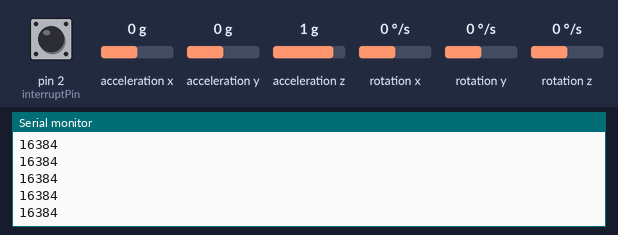
Recording of a sketch running on a simulated Arduino Uno, built with avr-gcc and run on an emulated ATmega328P. On the bench: the last lines printed to the serial monitor. Wiring (inferred from the names in the program): MPU-6050 motion sensor at I2C address 0x68. The inputs (shaded band) are chosen by the test bench; at power-on: acceleration x 0 g, acceleration y 0 g, acceleration z 1 g, pin 2 (interruptPin) LOW, rotation x 0 °/s, rotation y 0 °/s, rotation z 0 °/s. The sensor or clock chip raises its interrupt line as the real part does.

Above: at 1.7 s.
1.8 s: acceleration x set to -1.4 g
At 1.82 s:
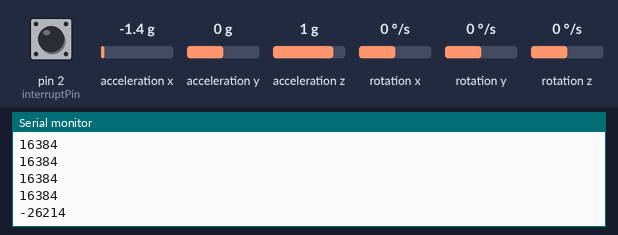
3.3 s: acceleration y set to -1.4 g
At 3.32 s:
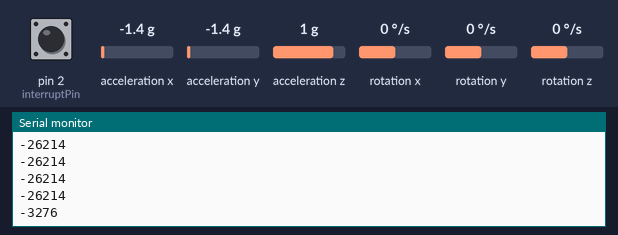
4.8 s: acceleration z set to -1.4 g
At 4.82 s:
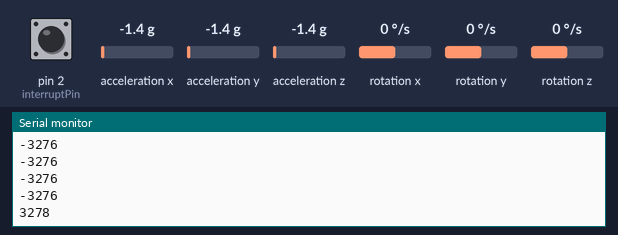
Timing chart, 0 to 7.8 s (numbered marks = the images above; inputs shaded):
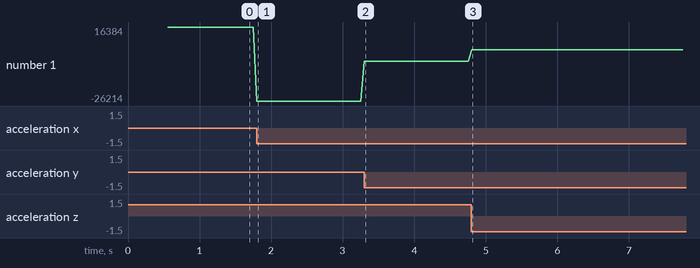

Measured:
- after the input at 1.8 s, the serial monitor: prints a new line at once (image 1)
- after the input at 3.3 s, the serial monitor: prints a new line at once (image 2)
- after the input at 4.8 s, the serial monitor: prints a new line at once (image 3)
- plotted number 1: 16384 → -26214 after the input at 1.8 s, -26214 → -3276 after the input at 3.3 s, -3276 → 3278 after the input at 4.8 s

The sketch:

IMUstarter.ino
```cpp
/********************************************************************************
** IMU starter code
*********************************************************************************/

// IMU Libraries
#include "I2Cdev.h"
#include "MPU6050_6Axis_MotionApps20.h"
#include "Wire.h"


// IMU data variables
int16_t ax, ay, az, tp, gx, gy, gz;

// Timing variables
unsigned long startTime = 0;
unsigned long endTime = 0;
const int sampling_rate = 20;                             // Sampling rate in Hz
const unsigned long period_us = 1e6 / sampling_rate;      // Sampling period in micro seconds


// Define pin numbers
const int interruptPin = 2;
volatile bool imuDataReady = false;


// IMU Setup
const int MPU_addr = 0x68;                      // I2C address of the MPU-6050
MPU6050 IMU(MPU_addr);                          // Instantiate IMU object


// --------------------------------------------------------------------------------
// Function to check the interrupt pin to see if there is data available in the MPU's buffer
// --------------------------------------------------------------------------------
void interruptPinISR() {
  // Indicate data is ready
  imuDataReady = true;
}


// --------------------------------------------------------------------------------
// Initialize the IMU
// --------------------------------------------------------------------------------
void initIMU() {

  // Intialize the IMU and the DMP (Digital Motion Processor) on the IMU
  IMU.initialize();
  IMU.dmpInitialize();
  IMU.setDMPEnabled(true);

  // Initialize I2C communications
  Wire.begin();
  Wire.beginTransmission(MPU_addr);
  Wire.write(MPU_addr);               // PWR_MGMT_1 register
  Wire.write(0);                      // Set to zero (wakes up the MPU-6050)
  Wire.endTransmission(true);

  // Create an interrupt for pin2, which is connected to the INT pin of the MPU6050
  pinMode(interruptPin, INPUT);
  attachInterrupt(digitalPinToInterrupt(interruptPin), interruptPinISR, RISING);
}


// --------------------------------------------------------------------------------
// Read from the IMU
// Currently, this reads 3 acceleration axis, temperature and 3 gyro axis.
// You should edit this to read only the sensors you end up using.
// For this, you need to edit the number of registers being requested and possibly the addresses themselves
// --------------------------------------------------------------------------------
void readIMU() {
  Wire.beginTransmission(MPU_addr);
  Wire.write(0x3B);                         // Starting with register 0x3B (ACCEL_XOUT_H)
  Wire.endTransmission(false);

  Wire.requestFrom(MPU_addr, 14, true);      // Request a total of 14 registers

  // Accelerometer (3 Axis)
  ax = Wire.read() << 8 | Wire.read();      // 0x3B (ACCEL_XOUT_H) & 0x3C (ACCEL_XOUT_L)
  ay = Wire.read() << 8 | Wire.read();      // 0x3D (ACCEL_YOUT_H) & 0x3E (ACCEL_YOUT_L)
  az = Wire.read() << 8 | Wire.read();      // 0x3F (ACCEL_ZOUT_H) & 0x40 (ACCEL_ZOUT_L)

  // Temperature
  tp = Wire.read() << 8 | Wire.read();      // 0x41 (TEMP_OUT_H) & 0x42 (TEMP_OUT_L)

  // Gyroscope (3 Axis)
  gx = Wire.read() << 8 | Wire.read();      // 0x43 (GYRO_XOUT_H) & 0x44 (GYRO_XOUT_L)
  gy = Wire.read() << 8 | Wire.read();      // 0x45 (GYRO_YOUT_H) & 0x46 (GYRO_YOUT_L)
  gz = Wire.read() << 8 | Wire.read();      // 0x47 (GYRO_ZOUT_H) & 0x48 (GYRO_ZOUT_L)
}


// --------------------------------------------------------------------------------
// Setup: executed once at startup or reset
// --------------------------------------------------------------------------------
void setup() {

  // Initialize the IMU
  initIMU();

  // Initialize Serial
  Serial.begin(9600);

}

int16_t l1norm() {
  return abs(ax) + abs(ay) + abs(az);
}

// --------------------------------------------------------------------------------
// Loop: main code; executed in an infinite loop
// --------------------------------------------------------------------------------
void loop() {

      endTime = micros();
      if (endTime - startTime >= period_us) {

        startTime = endTime;

        // If the IMU has data, as indicated by the interrupt
        if (imuDataReady) {
          readIMU();
          imuDataReady = false;

          Serial.println(l1norm());
        }
      }

}
```
